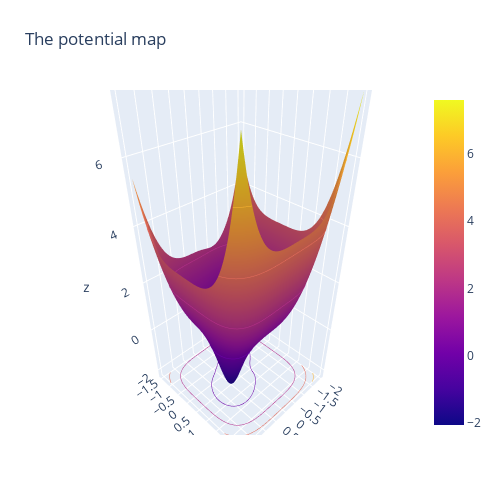

Notebook source saved alongside this figure:
### Markdown cell above
Let's try to create some potentials and plot the results

### Code cell
beta=6
bowls = np.array([[-0.7,-0.7,0.5,2],[0.7,0.7,0.5,2], [0,0,0.3,2]])
Potential = MultimodalPotential(bowls,beta)

fig_pot=create_plots(Potential)
fig_pot.show()

### Figure 1 — Plotly figure (JSON) as saved in the notebook; plotly's stock layout.template omitted (floating-point values rounded to 4 significant figures; data arrays with more than 128 entries replaced by an {"elided": "..."} marker saying what was removed)
{"data": [{"contours": {"z": {"highlightcolor": "limegreen", "project": {"z": true}, "show": true, "usecolormap": true}}, "type": "surface", "x": {"elided": "100x100 float values"}, "y": {"elided": "100x100 float values"}, "z": {"elided": "100x100 float values"}}], "layout": {"autosize": false, "height": 500, "margin": {"b": 65, "l": 65, "r": 50, "t": 90}, "title": {"text": "The potential map"}, "width": 500}}
